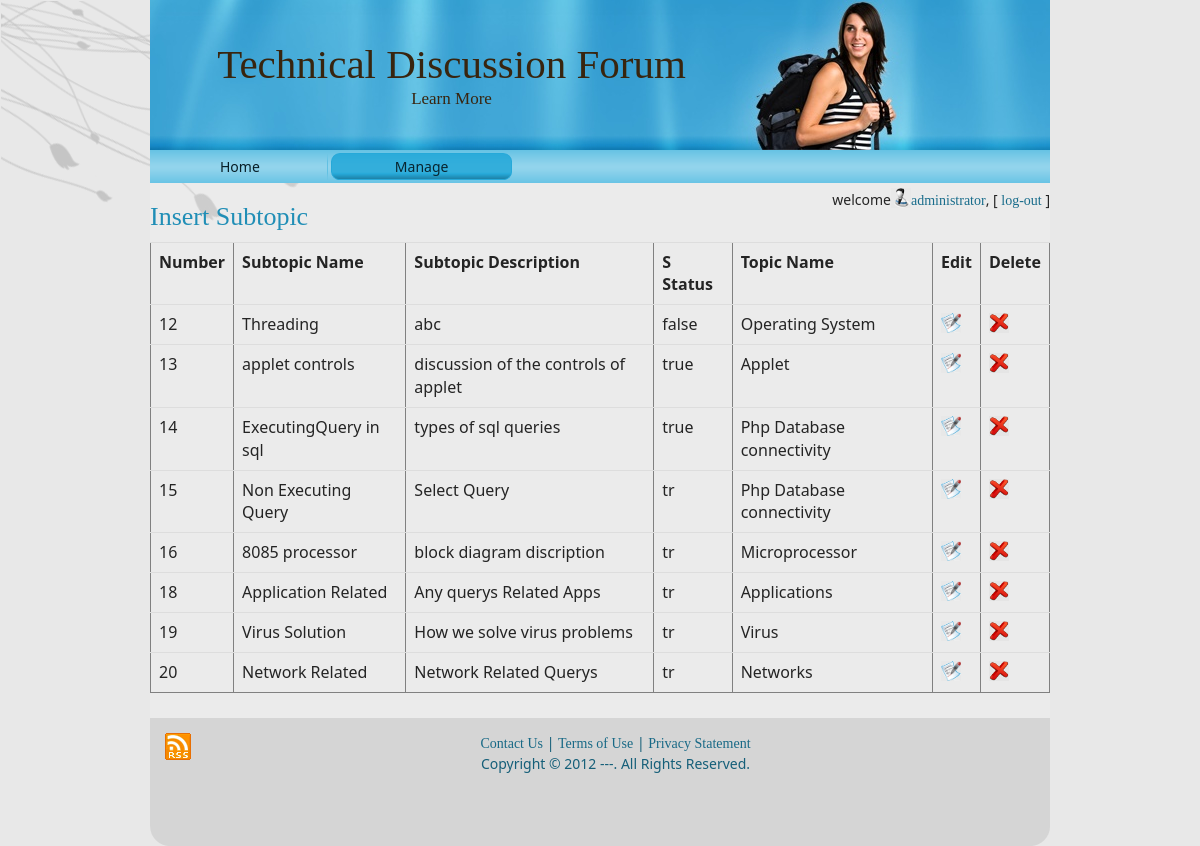
The app's page /admin/subtopic.php (signed in) with its own data.
### tables this page shows
CREATE TABLE `subtopic` (
  `subtopic_id` int(11) NOT NULL,
  `subtopic_name` varchar(50) NOT NULL,
  `subtopic_description` varchar(500) NOT NULL,
  `s_status` varchar(20) NOT NULL,
  `topic_id` int(11) NOT NULL
);

CREATE TABLE `topic` (
  `topic_id` int(11) NOT NULL,
  `topic_name` varchar(50) NOT NULL,
  `topic_type` varchar(50) NOT NULL
);

### admin/utility.php (called while the page is built, shortened)
<?php
	function ExecuteQuery ($SQL)
	{
		$rows = mysql_query ($SQL);
		return $rows;
	}
?>

### admin/subtopic.php (the view, shortened to what this page needs)
<link rel="stylesheet" type="text/css" href="css/bootstrap.css">
<?php session_start();
 require("header.php");
require("checkUser.php");?>
<h2><a href="sinsert.php">Insert Subtopic</a></h2>
	<?php
		$sql="SELECT subtopic_id, subtopic_name, subtopic_Description, s_status, topic.topic_id, topic_name from subtopic, topic where topic.topic_id = subtopic.topic_id";
		$rows=ExecuteQuery($sql);
		echo "<table border='1' class='table table-hover'>";
		echo "<strong><tr><th>Number</th><th>Subtopic Name</th><th>Subtopic Description</th><th>S Status</th><th>Topic Name</th><th>Edit</th><th>Delete</th></tr> </strong>";
		while($name_row=mysql_fetch_array($rows))
		{
			echo "<tr>";
			echo "<td>$name_row[subtopic_id]</td><td>$name_row[subtopic_name]</td><td>$name_row[subtopic_Description]</td><td>$name_row[s_status]</td><td>$name_row[topic_name]</td><td><a href='sedit.php?id=".$name_row[0]."'><img src='../res/images/edit.jpg'  class='imagedel'/></a></td><td><a href='sdelete.php?id=".$name_row[0]."'><img src='../res/images/delete.jpg'  class='imagedel'/></a></td>";
			}
		echo "</table>";
?>
<?php require("footer.php")?>

### res/style.css (style rules this page uses)
body { margin: 0 auto; padding: 0; background-color: #E8E8E8; }
a img { border: 0; }
body { font-family: Georgia, "Times New Roman", Times, Serif; font-size: 14px; color: #242424; }
a { font-family: Georgia, "Times New Roman", Times, Serif; text-decoration: none; color: #186C8B; }
a:link { font-family: Georgia, "Times New Roman", Times, Serif; text-decoration: none; color: #186C8B; }
h1, h2, h3, h4, h5, h6, h1 a, h2 a, h3 a, h4 a, h5 a, h6 a h1 a:hover, h2 a:hover, h3 a:hover, h4 a:hover, h5 a:hover, h6 a:hover h1 a:visited, h2 a:visited, h3 a:visited, h4 a:visited, h5 a:visited, h6 a:visited { font-weight: normal; font-style: normal; text-decoration: none; }
h2, h2 a, h2 a:link, h2 a:visited, h2 a:hover { font-family: Georgia, "Times New Roman", Times, Serif; font-size: 26px; color: #208EB6; }
.imagedel { height:20px; width:20px; vertical-align:text-top; vertical-align:text-bottom; }

### records on screen
subtopic: subtopic_id "12", subtopic_name "Threading", subtopic_description "abc", s_status "false", topic.topic_name "Operating System"
subtopic: subtopic_id "13", subtopic_name "applet controls", subtopic_description "discussion of the controls of applet", s_status "true", topic.topic_name "Applet"
subtopic: subtopic_id "14", subtopic_name "ExecutingQuery in sql", subtopic_description "types of sql queries", s_status "true", topic.topic_name "Php Database connectivity"
subtopic: subtopic_id "15", subtopic_name "Non Executing Query", subtopic_description "Select Query", s_status "tr", topic.topic_name "Php Database connectivity"
subtopic: subtopic_id "16", subtopic_name "8085 processor", subtopic_description "block diagram discription", s_status "tr", topic.topic_name "Microprocessor"
subtopic: subtopic_id "18", subtopic_name "Application Related", subtopic_description "Any querys Related Apps", s_status "tr", topic.topic_name "Applications"
subtopic: subtopic_id "19", subtopic_name "Virus Solution", subtopic_description "How we solve virus problems", s_status "tr", topic.topic_name "Virus"
subtopic: subtopic_id "20", subtopic_name "Network Related", subtopic_description "Network Related Querys", s_status "tr", topic.topic_name "Networks"

### other values on screen
$_SESSION["fn"] "administrator"
